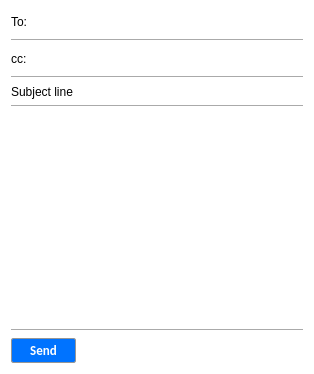
<?xml version="1.0" encoding="UTF-8"?>
<ui version="4.0">
 <class>Reply</class>
 <widget class="QDialog" name="Reply">
  <property name="geometry">
   <rect>
    <x>0</x>
    <y>0</y>
    <width>314</width>
    <height>374</height>
   </rect>
  </property>
  <property name="windowTitle">
   <string>Dialog</string>
  </property>
  <property name="styleSheet">
   <string notr="true">background-color:white</string>
  </property>
  <property name="inputMethodHints">
   <set>Qt::ImhNone</set>
  </property>
  <property name="sizeGripEnabled">
   <bool>false</bool>
  </property>
  <layout class="QVBoxLayout" name="verticalLayout_2">
   <item>
    <layout class="QHBoxLayout" name="horizontalLayout_2">
     <item>
      <widget class="QLabel" name="label_7">
       <property name="minimumSize">
        <size>
         <width>24</width>
         <height>0</height>
        </size>
       </property>
       <property name="text">
        <string>To:</string>
       </property>
      </widget>
     </item>
     <item>
      <widget class="QTextEdit" name="toText">
       <property name="sizePolicy">
        <sizepolicy hsizetype="Expanding" vsizetype="Fixed">
         <horstretch>0</horstretch>
         <verstretch>0</verstretch>
        </sizepolicy>
       </property>
       <property name="maximumSize">
        <size>
         <width>16777215</width>
         <height>22</height>
        </size>
       </property>
       <property name="styleSheet">
        <string notr="true">border:none</string>
       </property>
       <property name="verticalScrollBarPolicy">
        <enum>Qt::ScrollBarAlwaysOff</enum>
       </property>
       <property name="readOnly">
        <bool>false</bool>
       </property>
      </widget>
     </item>
    </layout>
   </item>
   <item>
    <widget class="Line" name="line">
     <property name="orientation">
      <enum>Qt::Horizontal</enum>
     </property>
    </widget>
   </item>
   <item>
    <layout class="QHBoxLayout" name="ccLayout">
     <item>
      <widget class="QLabel" name="ccLabel">
       <property name="enabled">
        <bool>true</bool>
       </property>
       <property name="sizePolicy">
        <sizepolicy hsizetype="Fixed" vsizetype="Preferred">
         <horstretch>0</horstretch>
         <verstretch>0</verstretch>
        </sizepolicy>
       </property>
       <property name="minimumSize">
        <size>
         <width>24</width>
         <height>0</height>
        </size>
       </property>
       <property name="maximumSize">
        <size>
         <width>18</width>
         <height>22</height>
        </size>
       </property>
       <property name="text">
        <string>cc: </string>
       </property>
      </widget>
     </item>
     <item>
      <widget class="QTextEdit" name="ccText">
       <property name="sizePolicy">
        <sizepolicy hsizetype="Expanding" vsizetype="Fixed">
         <horstretch>0</horstretch>
         <verstretch>0</verstretch>
        </sizepolicy>
       </property>
       <property name="maximumSize">
        <size>
         <width>16777215</width>
         <height>22</height>
        </size>
       </property>
       <property name="styleSheet">
        <string notr="true">border:none</string>
       </property>
       <property name="verticalScrollBarPolicy">
        <enum>Qt::ScrollBarAlwaysOff</enum>
       </property>
      </widget>
     </item>
    </layout>
   </item>
   <item>
    <widget class="Line" name="ccLine">
     <property name="orientation">
      <enum>Qt::Horizontal</enum>
     </property>
    </widget>
   </item>
   <item>
    <widget class="QLabel" name="subjectLine">
     <property name="text">
      <string>Subject line</string>
     </property>
    </widget>
   </item>
   <item>
    <widget class="Line" name="line_4">
     <property name="orientation">
      <enum>Qt::Horizontal</enum>
     </property>
    </widget>
   </item>
   <item>
    <widget class="QTextEdit" name="content">
     <property name="styleSheet">
      <string notr="true">border:None</string>
     </property>
    </widget>
   </item>
   <item>
    <widget class="Line" name="line_2">
     <property name="orientation">
      <enum>Qt::Horizontal</enum>
     </property>
    </widget>
   </item>
   <item>
    <layout class="QHBoxLayout" name="horizontalLayout">
     <item>
      <widget class="QPushButton" name="sendBtn">
       <property name="minimumSize">
        <size>
         <width>65</width>
         <height>25</height>
        </size>
       </property>
       <property name="font">
        <font>
         <family>Calibri</family>
         <pointsize>10</pointsize>
         <weight>75</weight>
         <bold>true</bold>
        </font>
       </property>
       <property name="styleSheet">
        <string notr="true">background-color:rgb(0, 115, 255);
border: 1px solid rgb(150, 150, 150);
border-radius:2px;
color:white
</string>
       </property>
       <property name="text">
        <string>Send</string>
       </property>
      </widget>
     </item>
     <item>
      <spacer name="horizontalSpacer">
       <property name="orientation">
        <enum>Qt::Horizontal</enum>
       </property>
       <property name="sizeHint" stdset="0">
        <size>
         <width>40</width>
         <height>20</height>
        </size>
       </property>
      </spacer>
     </item>
     <item>
      <widget class="QPushButton" name="deleteBtn">
       <property name="styleSheet">
        <string notr="true">border:None</string>
       </property>
       <property name="text">
        <string/>
       </property>
       <property name="icon">
        <iconset>
         <normaloff>resources/delete.png</normaloff>resources/delete.png</iconset>
       </property>
      </widget>
     </item>
    </layout>
   </item>
  </layout>
 </widget>
 <resources/>
 <connections/>
</ui>
